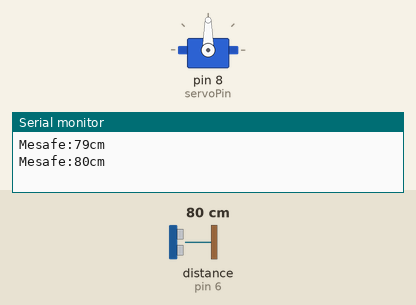
The sketch below on a simulated Arduino Uno, built with avr-gcc and run on an emulated ATmega328P. On the bench: servo, the last lines printed to the serial monitor. Wiring (inferred from the names in the program): ultrasonic range finder: trigger pin 7; echo pin 6. The inputs (shaded band) are chosen by the test bench; at power-on: distance to the obstacle (sensor on pin 6) 80 cm. The echo pulse lasts 58.3 µs per cm.

Above: at 1.2 s.
1.3 s: distance to the obstacle (sensor on pin 6) set to 11 cm
5.3 s: distance to the obstacle (sensor on pin 6) set to 9 cm
At 9.6 s:
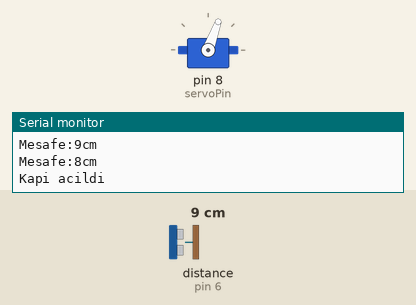
At 14.0 s:
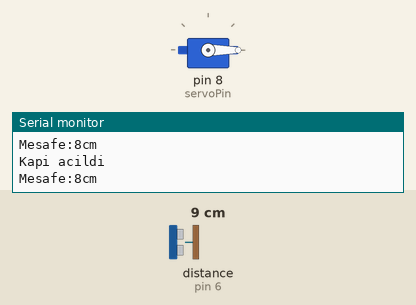
Timing chart, 0 to 19.5 s (numbered marks = the images above; inputs shaded):
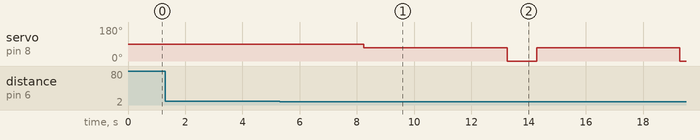

The sketch:

carParkTurnstileCode.ino
```cpp
#include <SPI.h>                          //SPI kütüphanemizi tanımlıyoruz.
#include <MFRC522.h>                      //MFRC522 kütüphanemizi tanımlıyoruz.
#include <Servo.h>                        //Servo kütüphanemizi tanımlıyoruz.

int RST_PIN = 9;                          //RC522 modülü reset pinini tanımlıyoruz.
int SS_PIN = 10;                          //RC522 modülü chip select pinini tanımlıyoruz.
int servoPin = 8;                         //Servo motor pinini tanımlıyoruz.

int sure;
int mesafe;
const int trig = 7 ;
const int echo = 6 ;


Servo motor;                              //Servo motor için değişken oluşturuyoruz.
MFRC522 rfid(SS_PIN, RST_PIN);            //RC522 modülü ayarlarını yapıyoruz.
byte ID[4] = {58, 27, 162, 127};          //Yetkili kart ID'sini tanımlıyoruz.

void setup() {
  pinMode(trig,OUTPUT);
  pinMode(echo,INPUT);

  motor.attach(servoPin);                 //Servo motor pinini motor değişkeni ile ilişkilendiriyoruz.
  Serial.begin(9600);                     //Seri haberleşmeyi başlatıyoruz.
  SPI.begin();                            //SPI iletişimini başlatıyoruz.
  rfid.PCD_Init();                        //RC522 modülünü başlatıyoruz.
}

void loop() {
 //ultrasonik sensör işlemleri başlangıcı

  digitalWrite(trig,LOW);
  delayMicroseconds(2);
  digitalWrite(trig,HIGH);
  delayMicroseconds(2);
  digitalWrite(trig, LOW);


  sure = pulseIn(echo,HIGH);
  mesafe = sure/58.2;


  Serial.print("Mesafe:");
  Serial.print(mesafe);
  Serial.print("cm");
  Serial.print("\n");
  delay(1000);


  if(mesafe<9){
    Serial.println("Kapi acildi");
     motor.write(70);
        delay(5000);
        motor.write(0);
        delay(10);

  }
  else
     exit;

     // ultrasonik sensör işlemlerin sonu


  if ( ! rfid.PICC_IsNewCardPresent())    //Yeni kartın okunmasını bekliyoruz.
    return;

  if ( ! rfid.PICC_ReadCardSerial())      //Kart okunmadığı zaman bekliyoruz.
    return;

  if (rfid.uid.uidByte[0] == ID[0] &&     //Okunan kart ID'si ile ID değişkenini karşılaştırıyoruz.
    rfid.uid.uidByte[1] == ID[1] &&
    rfid.uid.uidByte[2] == ID[2] &&
    rfid.uid.uidByte[3] == ID[3] ) {
        Serial.println("Kapi acildi");
        ekranaYazdir();
        motor.write(70);                 //Servo motoru 180 dereceye getiriyoruz.
        delay(5000);
        motor.write(0);                   //Servo motoru 0 dereceye getiriyoruz.
        delay(1000);
    }
    else{                                 //Yetkisiz girişte içerideki komutlar çalıştırılır.
      Serial.println("Yetkisiz Kart");
      ekranaYazdir();
    }
  rfid.PICC_HaltA();


}


void ekranaYazdir(){
  Serial.print("ID Numarasi: ");
  for(int sayac = 0; sayac < 4; sayac++){
    Serial.print(rfid.uid.uidByte[sayac]);
    Serial.print(" ");
  }
  Serial.println("");
}
```

Measured:
- the behaviour switches between 10 and 9 cm on distance to the obstacle (sensor on pin 6) (found by bisection; images 0 and 1)
- after the input at 5.3 s, servo on pin 8 (servoPin): alternates 70° for 5.0 s and 0° for 1.0 s, starting after 2.9 s
